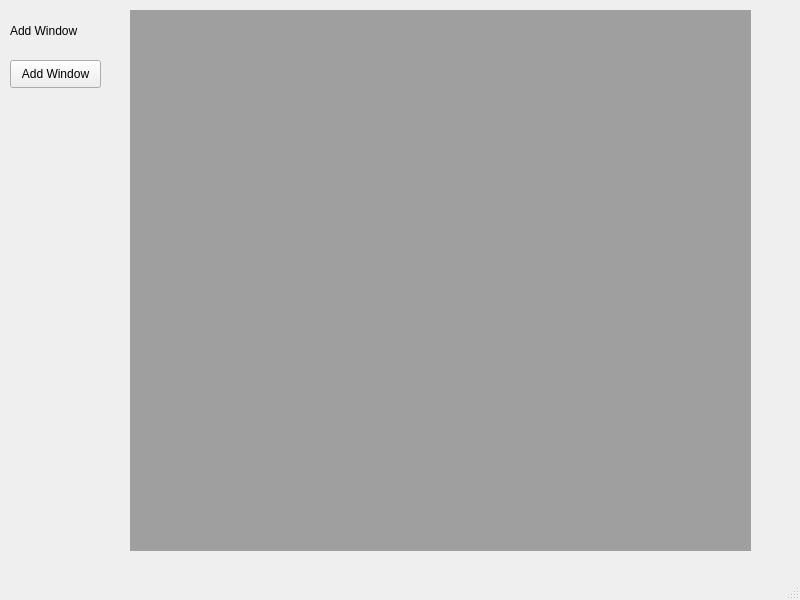
<?xml version="1.0" encoding="UTF-8"?>
<ui version="4.0">
 <class>MainWindow</class>
 <widget class="QMainWindow" name="MainWindow">
  <property name="geometry">
   <rect>
    <x>0</x>
    <y>0</y>
    <width>800</width>
    <height>600</height>
   </rect>
  </property>
  <property name="windowTitle">
   <string>MainWindow</string>
  </property>
  <widget class="QWidget" name="centralwidget">
   <widget class="QMdiArea" name="mdiArea">
    <property name="geometry">
     <rect>
      <x>130</x>
      <y>10</y>
      <width>621</width>
      <height>541</height>
     </rect>
    </property>
   </widget>
   <widget class="QLabel" name="label">
    <property name="geometry">
     <rect>
      <x>10</x>
      <y>20</y>
      <width>81</width>
      <height>21</height>
     </rect>
    </property>
    <property name="text">
     <string>Add Window</string>
    </property>
   </widget>
   <widget class="QPushButton" name="pushButton">
    <property name="geometry">
     <rect>
      <x>10</x>
      <y>60</y>
      <width>91</width>
      <height>28</height>
     </rect>
    </property>
    <property name="text">
     <string>Add Window</string>
    </property>
   </widget>
  </widget>
  <widget class="QMenuBar" name="menubar">
   <property name="geometry">
    <rect>
     <x>0</x>
     <y>0</y>
     <width>800</width>
     <height>26</height>
    </rect>
   </property>
  </widget>
  <widget class="QStatusBar" name="statusbar"/>
 </widget>
 <resources/>
 <connections/>
</ui>
